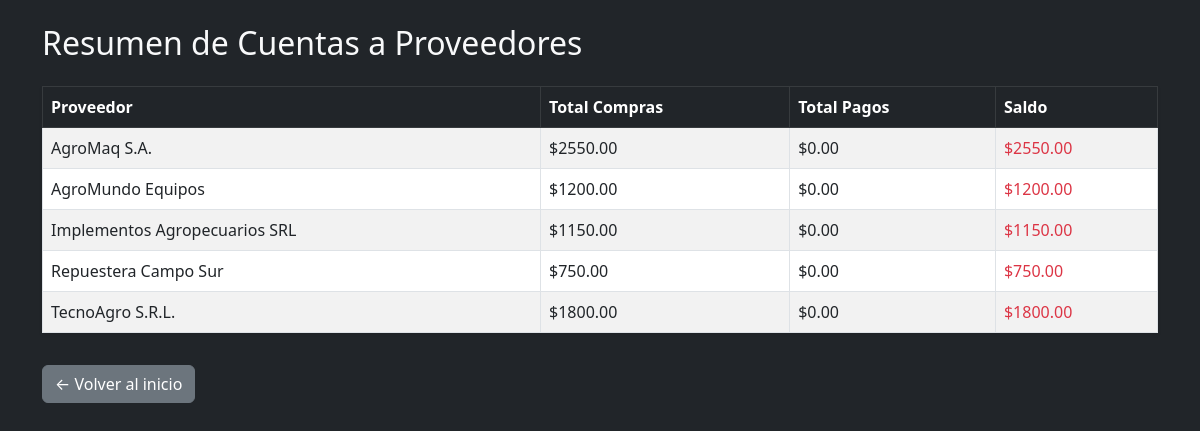
The app's page /resumen_cuentas with its own data.
### tables this page shows
CREATE TABLE proveedores (
    ID INTEGER PRIMARY KEY AUTOINCREMENT,
    Nombre TEXT,
    Localidad TEXT,
    Contacto TEXT,
    Rubro TEXT,
    Observaciones TEXT,
    Direccion TEXT,
    Telefono TEXT,
    Email TEXT
);

### app.py (the view)
@app.route('/resumen_cuentas')
def resumen_cuentas():
    conn = get_db_connection()
    resumen = conn.execute('''
        SELECT
            p.ID, p.Nombre,
        IFNULL((SELECT SUM(c.Cantidad * c.Precio_Unitario)
                    FROM compras c
                    WHERE c.ID_Proveedor = p.ID), 0) AS Total_Compras,
        IFNULL((SELECT SUM(pg.Monto)
                    FROM pagos_proveedores pg
                    WHERE pg.ID_Proveedor = p.ID), 0) AS Total_Pagos,
        (IFNULL((SELECT SUM(c.Cantidad * c.Precio_Unitario)
                    FROM compras c
                    WHERE c.ID_Proveedor = p.ID), 0) -
        IFNULL((SELECT SUM(pg.Monto)
                    FROM pagos_proveedores pg
                    WHERE pg.ID_Proveedor = p.ID), 0)
        ) AS Saldo
    FROM proveedores p
    ORDER BY p.Nombre;
    ''').fetchall()
    conn.close()
    return render_template('resumen_cuentas.html', resumen=resumen)

### app.py (called while the page is built)
def get_db_connection():
    conn = sqlite3.connect('mantenimiento_agricola.db', timeout=10)  # Espera hasta 10 segundos
    conn.row_factory = sqlite3.Row
    return conn

### templates/resumen_cuentas.html (shortened to what this page needs)
<!DOCTYPE html>
<html lang="es">
<head>
    <link href="https://cdn.jsdelivr.net/npm/bootstrap@5.3.0/dist/css/bootstrap.min.css" rel="stylesheet">
</head>
<body class="bg-dark text-light">
<div class="container py-4">
    <h2 class="mb-4">Resumen de Cuentas a Proveedores</h2>
    {% if resumen %}
    <table class="table table-bordered table-striped table-hover bg-white shadow-sm">
        <thead class="table-dark">
            <tr>
                <th>Proveedor</th>
                <th>Total Compras</th>
                <th>Total Pagos</th>
                <th>Saldo</th>
            </tr>
        </thead>
        <tbody>
            {% for r in resumen %}
            <tr>
                <td>{{ r['Nombre'] }}</td>
                <td>${{ "%.2f"|format(r['Total_Compras']) }}</td>
                <td>${{ "%.2f"|format(r['Total_Pagos']) }}</td>
                <td class="{{ 'text-danger' if r['Saldo'] > 0 else 'text-success' }}">
                    ${{ "%.2f"|format(r['Saldo']) }}
                </td>
            </tr>
            {% endfor %}
        </tbody>
    </table>
    {% else %}
        <div class="alert alert-info">No hay datos disponibles.</div>
    {% endif %}
    <a href="{{ url_for('index') }}" class="btn btn-secondary mt-3">← Volver al inicio</a>
</div>
</body>
</html>

### records on screen
proveedores: Nombre "AgroMaq S.A.", Total_Compras "2550.00", Total_Pagos "0.00", Saldo "2550.00"
proveedores: Nombre "AgroMundo Equipos", Total_Compras "1200.00", Total_Pagos "0.00", Saldo "1200.00"
proveedores: Nombre "Implementos Agropecuarios SRL", Total_Compras "1150.00", Total_Pagos "0.00", Saldo "1150.00"
proveedores: Nombre "Repuestera Campo Sur", Total_Compras "750.00", Total_Pagos "0.00", Saldo "750.00"
proveedores: Nombre "TecnoAgro S.R.L.", Total_Compras "1800.00", Total_Pagos "0.00", Saldo "1800.00"
